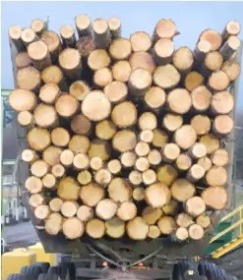
#> input picture python/img/test2.jpeg, 243 x 280 px
$ python count-number-of-object-using-python-opencv.py
#> lines starting #> are read from the running program, lines starting #| are printed output that depends on the picture; after the words box and inside, x2 and y2 are one past the last pixel; in counts of white or black regions, pixels touching at a corner belong together
# Import libraries
import cv2
import numpy as np
import matplotlib.pyplot as plt

image = cv2.imread('img/test2.jpeg')
#> image is the input picture: shape (280, 243, 3); mean B, G, R 135.3, 153.2, 168.5
# image = cv2.imread('test1.jpg')
# image = cv2.imread('coins.jpg')

gray = cv2.cvtColor(image, cv2.COLOR_BGR2GRAY)
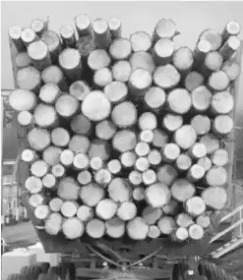
#> gray: shape (280, 243); min 15, max 253, mean 155.7

blur = cv2.GaussianBlur(gray, (11, 11), 0)
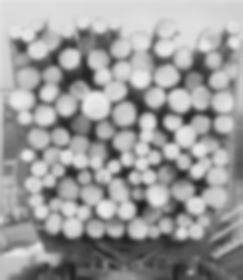
#> blur: shape (280, 243); min 28, max 237, mean 155.6
canny = cv2.Canny(blur, 30, 150, 3)
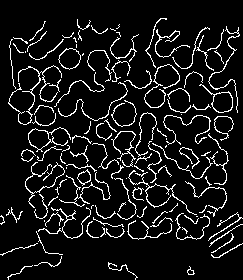
#> canny: shape (280, 243); 9.3% white in thin lines or dots
dilated = cv2.dilate(canny, (1, 1), iterations=0)

(cnt, hierarchy) = cv2.findContours(
	dilated.copy(), cv2.RETR_EXTERNAL, cv2.CHAIN_APPROX_NONE)
#> cnt = 120 contours, 93 with area under 20; largest, box (x1, y1, x2, y2) and area: (199, 84, 233, 113) 356, (28, 127, 71, 152) 340, (58, 48, 81, 70) 334, (77, 169, 91, 186) 124, (8, 65, 62, 125) 78
rgb = cv2.cvtColor(image, cv2.COLOR_BGR2RGB)
cv2.drawContours(rgb, cnt, -1, (0, 255, 0), 2)
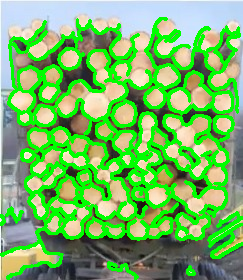
#> rgb: shape (280, 243, 3); mean R, G, B 118, 185.1, 99.9


print("coins in the image : ", len(cnt))
#| coins in the image :  120

$ run again, with python/img/test1.jpg copied over python/img/test2.jpeg
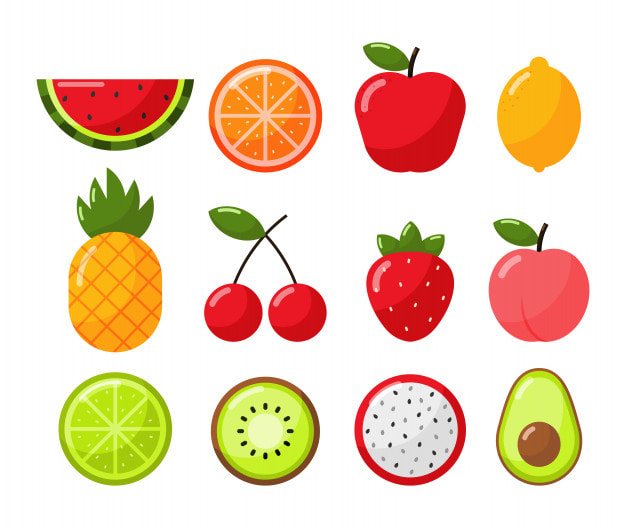
#> input picture python/img/test1.jpg, 626 x 528 px
#> image is the input picture: shape (528, 626, 3); mean B, G, R 189.1, 213.6, 238.8
#> `canny = cv2.Canny(blur, 30, 150, 3)`:
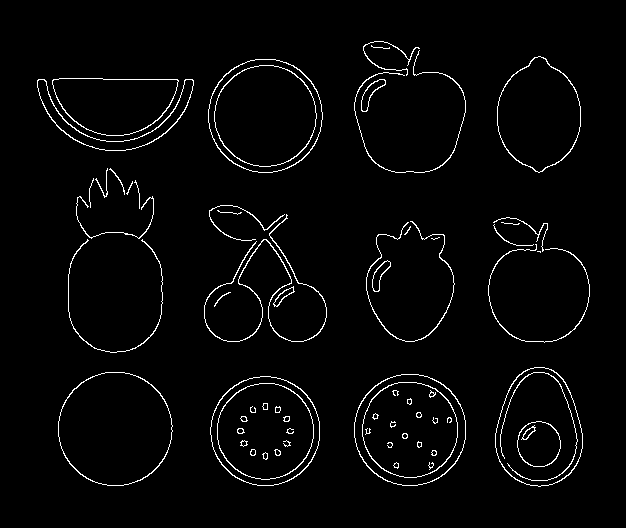
#> canny: shape (528, 626); 2.7% white in thin lines or dots, all inside (x1, y1, x2, y2) = (37, 41, 590, 487)
#> cnt = 33 contours, 13 with area under 20; largest, box (x1, y1, x2, y2) and area: (208, 59, 323, 173) 10172, (58, 372, 173, 486) 10170, (354, 374, 466, 486) 9798, (210, 376, 320, 486) 9382, (495, 367, 583, 487) 7982
#> `cv2.drawContours(rgb, cnt, -1, (0, 255, 0), 2)`:
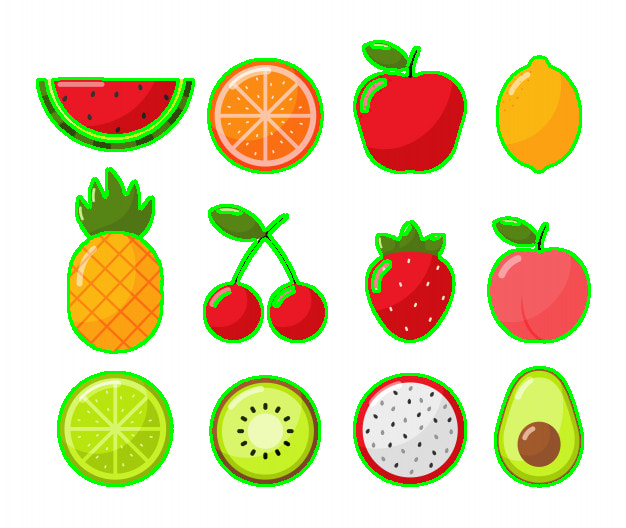
#> rgb: shape (528, 626, 3); mean R, G, B 225.5, 219, 180.5
#| coins in the image :  33
